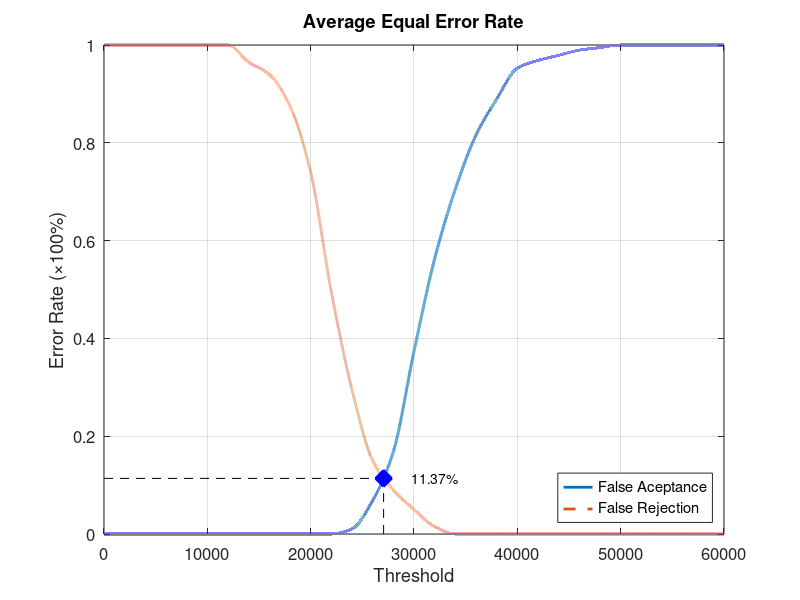
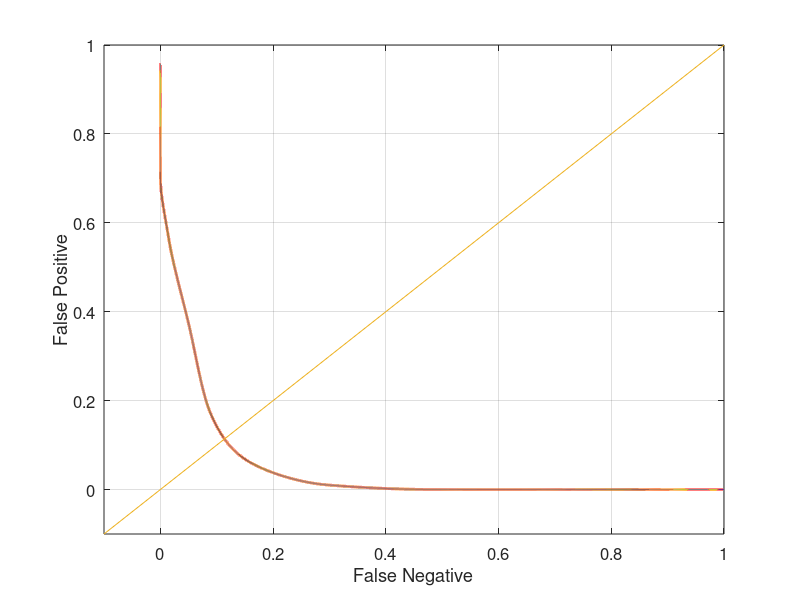

Reproduce these figures in MATLAB, in order.
function yEER = Database2_1
close all;
clear;
clc;
x = 0:2000:60000;
xq = 0:0.5:60000;

y0 = [0 0 0 0 0 0 0 0 0 0 0 0 0.0105263 0.0684211 0.168421 0.373684 0.563158 0.705263 0.815789 0.889474 0.952632 0.968421 0.978947 0.989474 0.994737 1 1 1 1 1 1];
yy0 = interp1(x, y0, xq, 'pchip');
y1 = [1 1 1 1 1 1 1 0.965 0.94 0.875 0.74 0.495 0.295 0.15 0.09 0.05 0.015 0 0 0 0 0 0 0 0 0 0 0 0 0 0];
yy1 = interp1(x, y1, xq, 'pchip');

% Calculating EER: 
y2 = abs(y0 - y1);
find(y2 == min(y2))
yy2 = abs(yy0 - yy1);
xEER = find(yy2 == min(yy2));
xEERIndex = xq(xEER) % X-axis EER
yEER = yy0(xEER) % Y-axis EER

main = figure
plot(xq, yy0,'-','LineWidth', 2);	hold on
plot(xq, yy1,'--','LineWidth', 2);	hold on
plot([xEERIndex xEERIndex], [0 yEER], 'k--');	hold on
plot([0 xEERIndex], [yEER yEER], 'k--');	hold on
plot(xEERIndex, yEER, 'bx', 'LineWidth', 10);	hold on
text(xEERIndex + 10 * xEERIndex / 100, yEER, [num2str(round((10000 * yEER)) / 100) '%'])
legend('False Aceptance', 'False Rejection', 'Location', 'SouthEast')
xlabel('Threshold')
ylabel('Error Rate (\times100%)')
title('Average Equal Error Rate')
set(gca, 'FontSize', 12)
axis([0 60000 0 1])
grid on

print(main, 'Database2_1Main', '-dpng');
FNRxFPR = figure('Color', [1 1 1]);
plot(yy1, yy0, '-', yy1, yy0, 'LineWidth', 2);
hold on
y = -0.1:0.1:1
plot(y, y); 
set(gca, 'FontSize', 12)
xlabel('False Negative')
ylabel('False Positive')
axis([-0.1 1 -0.1 1])
set(gca, 'FontSize', 12)
grid on

print(FNRxFPR, 'Database2_1FNRxFPR','-dpng');
end
